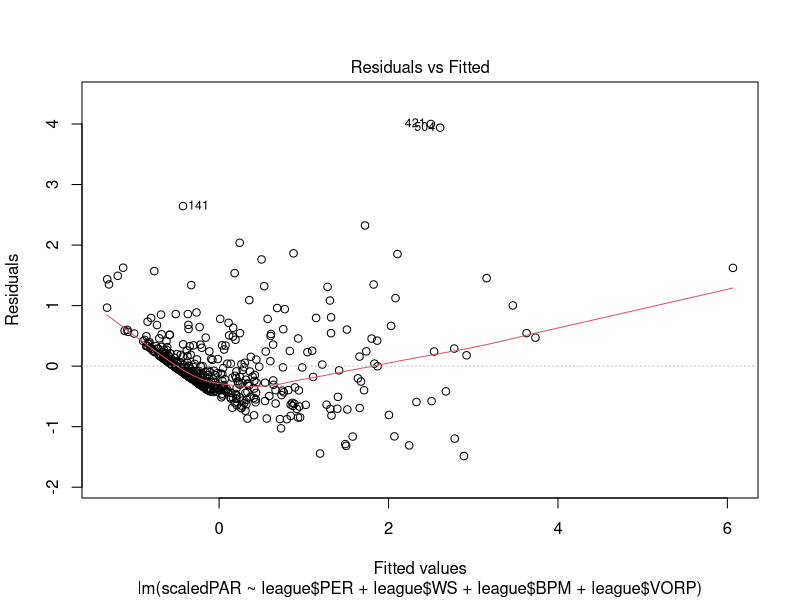
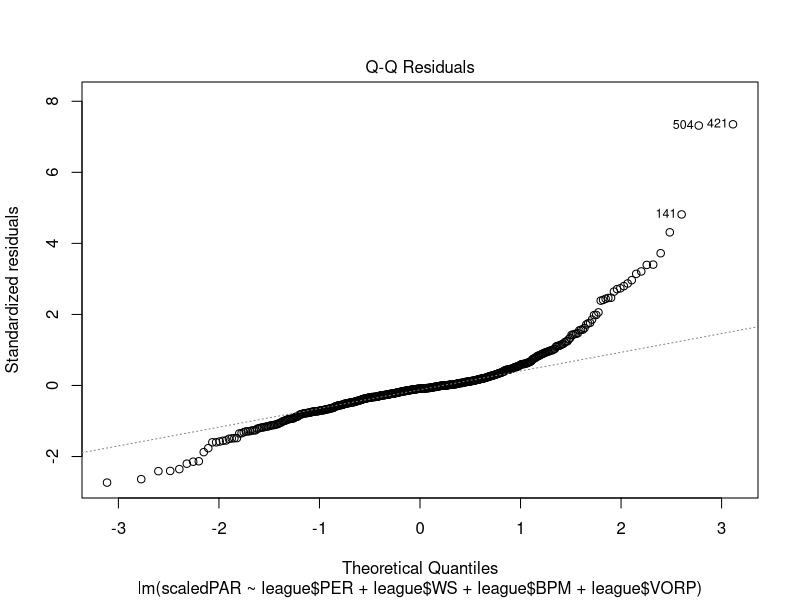
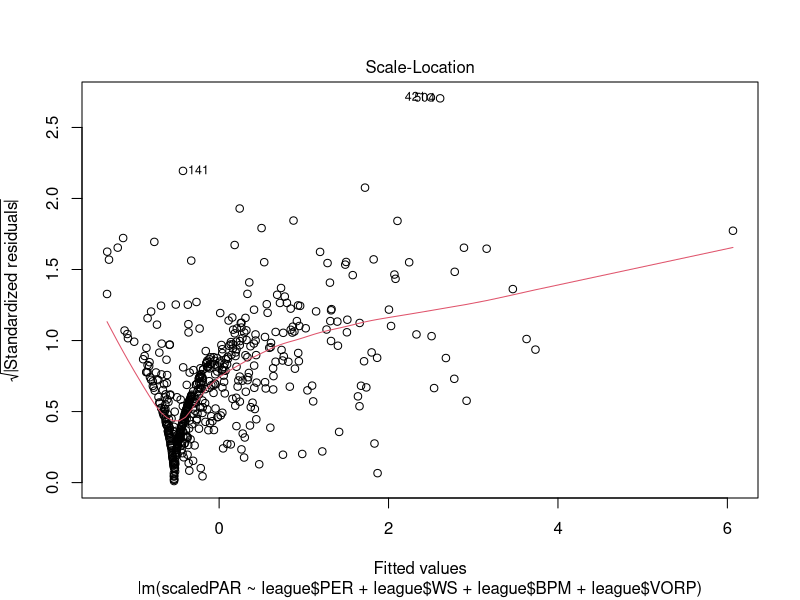
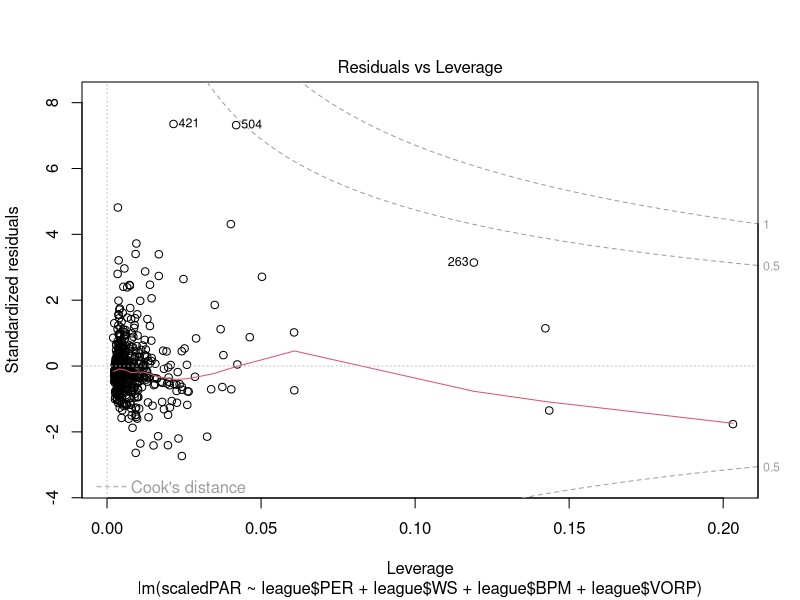
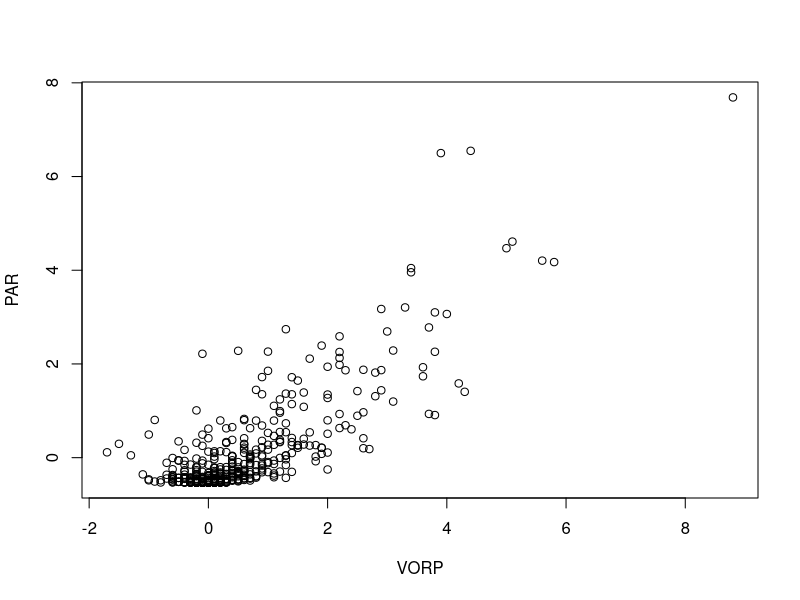
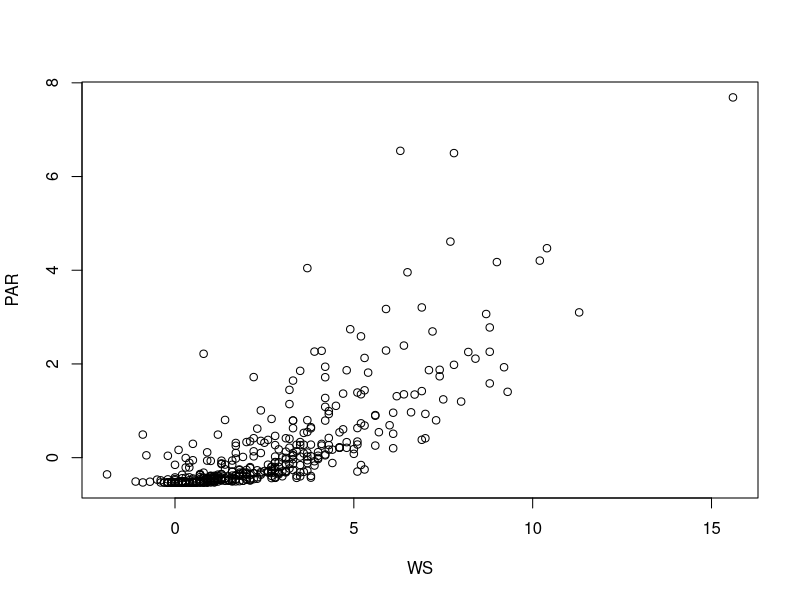
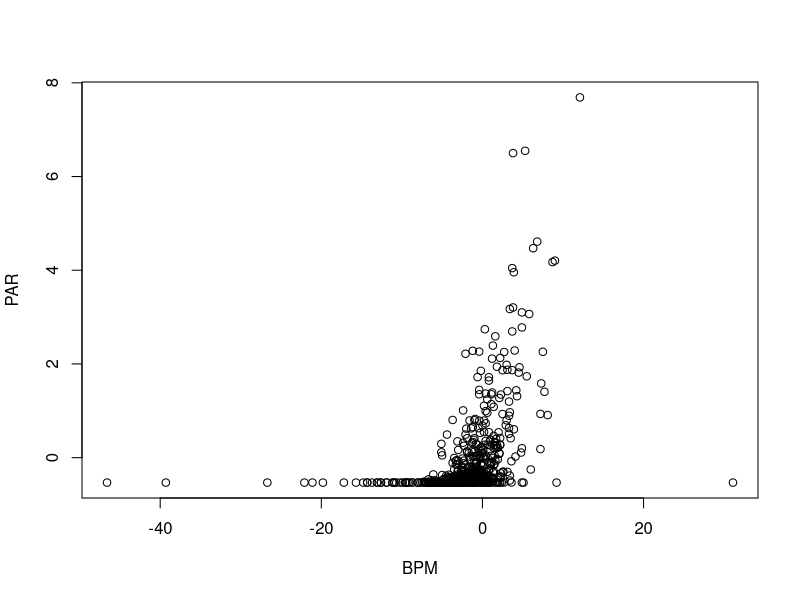
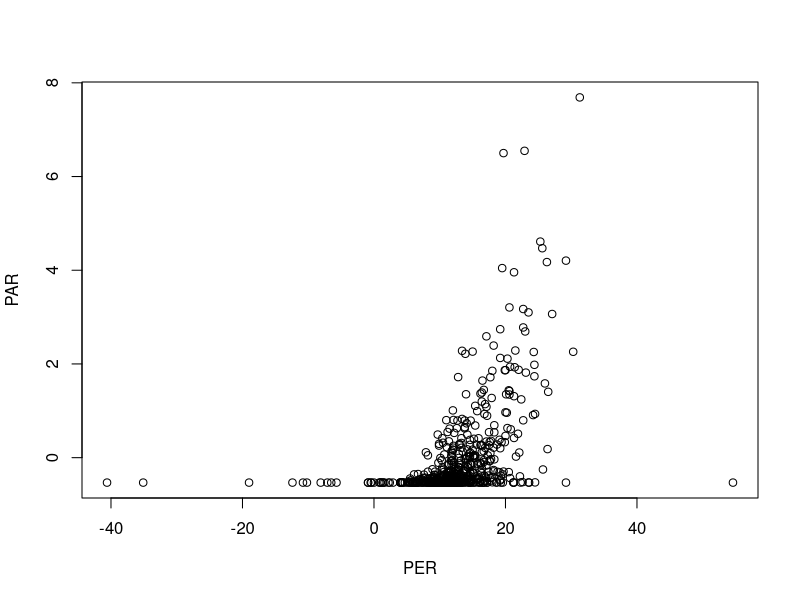

Source code (R) for these figures, in order:
## ---- chunk 1
## use relative path for portability
league <- read.csv(file = '../Data/League.csv', stringsAsFactors = TRUE, header = TRUE)
## ---- chunk 2
player<-list(league$Player)
position<-list(league$Pos)
games<-list(league$G)
minutesPlayed<-list(league$MP)
threePointPercentage<-list(league$X3P.)
effectiveFieldGoalPercentage<-list(league$eFG.)
freeThrowPercentage<-list(league$FT.)
offensiveRebounds<-list(league$ORB)
defensiveRebounds<-list(league$DRB)
totalRebounds<-list(league$TRB)
assists<-list(league$AST)
steals<-list(league$STL)
blocks<-list(league$BLK)
turnovers<-list(league$TOV)
personalFouls<-list(league$PF)
points<-list(league$PTS)
PER<-list(league$PER)
trueShooting<-list(league$TS.)
usagePercentage<-list(league$USG.)
winShares<-list(league$WS)
winSharesPer48<-list(league$WS.48)
boxPlusMinus<-list(league$BPM)
valueOver<-list(league$VORP)
teamTotalPoints<-list(league$TeamTotalPoints)
x1<-list(league$X1)
x2<-list(league$X2)
x3<-list(league$X3)
x4<-list(league$X4)
x5<-list(league$X5)
x6<-list(league$X6)
x7<-list(league$X7)
x8<-list(league$X8)
x9<-list(league$X9)
x10<-list(league$X10)
x11<-list(league$X11)
x12<-list(league$X12)
## ---- chunk 3
offensivePoints<-function(x1, effectiveFieldGoalPercentage, x2, threePointPercentage, x3, freeThrowPercentage, x4, offensiveRebounds, x5, assists, x6, points, x7, turnovers)
+ {(x1*effectiveFieldGoalPercentage)+(x2*threePointPercentage)+(x3*freeThrowPercentage)+(x4*offensiveRebounds)+(x5*assists)+(x6*points)+(x7*turnovers)}
NBAOffensivePoints <- mapply(offensivePoints, x1, effectiveFieldGoalPercentage, x2, threePointPercentage, x3, freeThrowPercentage, x4, offensiveRebounds, x5, assists, x6, points, x7, turnovers)
defensivePoints <-function(x8, defensiveRebounds, x9, totalRebounds, x10, steals, x11, blocks, x12, personalFouls)
+ {(x8*defensiveRebounds)+(x9*totalRebounds)+(x10*steals)+(x11*blocks)+(x12*personalFouls)}
NBADefensivePoints<-mapply(defensivePoints, x8, defensiveRebounds, x9, totalRebounds, x10, steals, x11, blocks, x12, personalFouls)
offensiveAndDefensivePoints<-function(NBAOffensivePoints, NBADefensivePoints)
+ {NBAOffensivePoints+NBADefensivePoints}
NBAOffensiveAndDefensivePoints<-mapply(offensiveAndDefensivePoints,NBAOffensivePoints,NBADefensivePoints)
teamAdjustment<-function(minutesPlayed, points, teamTotalPoints)
+ {(minutesPlayed/3456)*(points/teamTotalPoints)}
NBATeamAdjustment<-mapply(teamAdjustment, minutesPlayed, points, teamTotalPoints)
pointsPerWin<-function(NBAOffensiveAndDefensivePoints, minutesPlayed)
+  {((NBAOffensiveAndDefensivePoints)/minutesPlayed)+2160}
NBAPointsPerWin<-diag(mapply(pointsPerWin, NBAOffensiveAndDefensivePoints, minutesPlayed))
PAR<-function(NBAOffensiveAndDefensivePoints, NBATeamAdjustment, NBAPointsPerWin)
+ {(NBAOffensiveAndDefensivePoints*NBATeamAdjustment)/NBAPointsPerWin}
NBAPAR<-diag(diag(mapply(PAR, NBAOffensiveAndDefensivePoints,NBATeamAdjustment,NBAPointsPerWin)))
print('NBA PAR')
## ---- chunk 4
scaledOffensivePoints<-scale(NBAOffensivePoints, center = TRUE, scale = TRUE)
scaledDefensivePoints<-scale(NBADefensivePoints, center = TRUE, scale = TRUE)
scaledPointsPerWin<-scale(NBAPointsPerWin, center = TRUE, scale = TRUE)
scaledPAR<-scale(NBAPAR, center = TRUE, scale = TRUE)
## ---- chunk 5
print('Regression of PAR(X) on VORP(Y)')
PARandVORP<-lm(scaledPAR~league$VORP)
summary(PARandVORP)

multipleRegression<-lm(scaledPAR ~ league$PER + league$WS + league$BPM + league$VORP)
print('Multiple Regression: X = PER, WS, BPM, VORP, Y = PAR')
summary(multipleRegression)

nonPARmultipleRegression<-lm(league$VORP ~ league$PER + league$WS + league$BPM )
print('Multiple Regression: X = PER, WS, BPM, VORP, Y = VORP')
summary(nonPARmultipleRegression)

print('ANOVA of Multiple Regression with PAR as Y')
anova(multipleRegression)
## ---- chunk 6
print('Plots of Multiple Regression with PAR as Y')
plot(multipleRegression)

legend<-quantile(scaledPAR, probs = c(0, 0.5, 0.75, 0.9, 0.95, 1))
print("Breaking PAR into 5 groups")
print(legend)

pdf(file= "/Users/briankrikorian/Documents/GitHub/Spring2022Thesis/Manuscript/figs/VORPvsPAR.pdf", width = 6, height = 4)
plot(league$VORP, scaledPAR, xlab = "VORP", ylab = "PAR")
dev.off()

pdf(file= "/Users/briankrikorian/Documents/GitHub/Spring2022Thesis/Manuscript/figs/WSvsPAR.pdf", width = 6, height = 3.5)
plot(league$WS, scaledPAR,  xlab = "WS", ylab = "PAR")
dev.off()

pdf(file= "/Users/briankrikorian/Documents/GitHub/Spring2022Thesis/Manuscript/figs/BPMvsPAR.pdf", width = 6, height = 3.5)
plot(league$BPM, scaledPAR, xlab = "BPM", ylab = "PAR")
dev.off()

pdf(file= "/Users/briankrikorian/Documents/GitHub/Spring2022Thesis/Manuscript/figs/PERvsPAR.pdf", width = 6, height = 4)
plot(league$PER, scaledPAR, xlab = "PER", ylab = "PAR")
dev.off()
